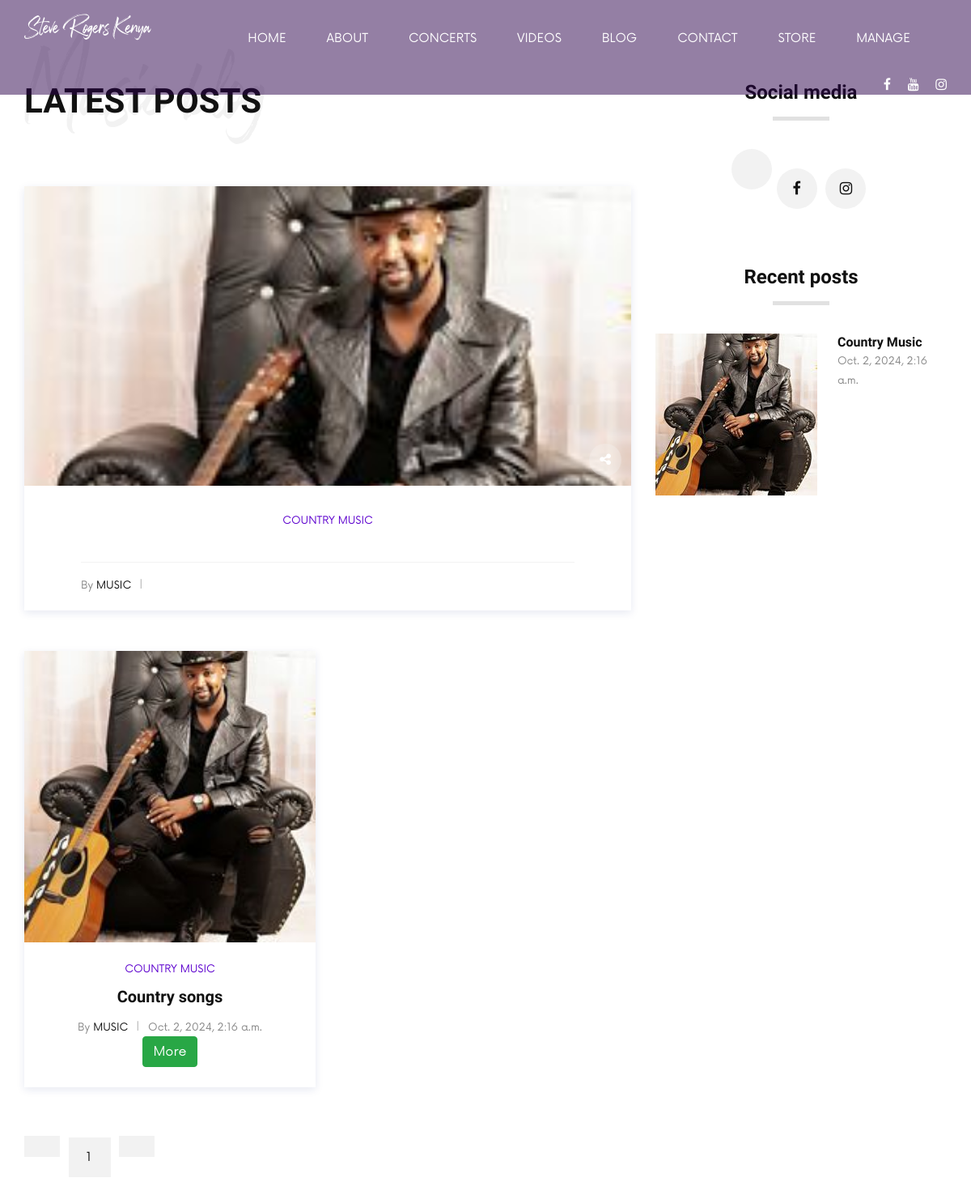
The page /blog_page on the database its author committed.
### music_site/models.py (models this page shows, shortened)
class Blog(models.Model):
    title = models.CharField(max_length=200)
    sub_title = models.CharField(max_length=200)
    author = models.ForeignKey(User,on_delete=models.CASCADE)
    content = models.TextField()
    updated_on = models.DateTimeField(auto_now_add=True)
    created_on = models.DateTimeField(auto_now=True)
    blog_image = models.ImageField(default="default.jpg",upload_to="blog_images")
    class Meta:
        verbose_name_plural = "Blog Content"

### music_site/views.py (the view)
# urls.py: path('blog_page',views.blog_page,name="site-blog-page"),
def blog_page(request):
    if len(Blog.objects.all())>0:
        latest = Blog.objects.latest('pk')
    else:
        latest = Blog.objects.all()
    blog_list = Blog.objects.all().order_by('-pk')
    page = request.GET.get('page',1)
    paginator = Paginator(blog_list,6)
    try:
        blogs = paginator.get_page(page)
    except PageNotAnInteger:
        blogs = paginator.page(1)
    except EmptyPage:
        blogs = paginator.page(paginator.num_pages)
    contact = Contacts.objects.all()[0]
    contxt = {"blogs":blogs,"latest":latest,"contact":contact}
    return render(request,'music_site/blog.html',contxt)

### music_site/templates/music_site/blog.html (shortened to what this page needs)
{% extends 'music_site/base.html' %}
{% block home %}
<section class="blog spad">
    <div class="container">
        <div class="row">
            <div class="col-lg-8">
                <div class="section-title">
                    <h2>Latest posts</h2>
                    <h1>Music blog</h1>
                </div>
                <div class="blog__large">
                    <div class="blog__large__pic set-bg" data-setbg="{{latest.blog_image.url}}">
                        <a href="#"><i class="fa fa-share-alt"></i></a>
                    </div>
                    <div class="blog__large__text">
                        <span>{{latest.title}}</span>
                        <div class="blog__large__widget">
                            <div class="row">
                                <div class="col-lg-6 col-md-6">
                                    <ul>
                                        <li>By <span>{{latest.author.username}}</span></li>
                                    </ul>
                                </div>
                                <div class="col-lg-6 col-md-6">
                                </div>
                            </div>
                        </div>
                    </div>
                </div>
                <div class="row">
                    {% for blog in blogs %}
                    <div class="col-lg-6 col-md-6 col-sm-6">
                        <div class="blog__item">
                            <div class="blog__item__pic">
                                <img src="{{blog.blog_image.url}}" alt="">
                            </div>
                            <div class="blog__item__text">
                                <span>{{blog.title}}</span>
                                <h5>{{blog.sub_title}}</h5>
                                <ul>
                                    <li>By <span>{{blog.author.username}}</span></li>
                                    <li>{{blog.updated_on}}</li>
                                </ul>
                                <a class="btn btn-success" href="{% url 'site-blog-details' blog.pk %}">More</a>
                            </div>
                        </div>
                    </div>
                    {% endfor %}
                    <div class="col-lg-12">
                        <div class="pagination__links blog__pagination">
                            {% if blogs.has_other_pages %}
                            <a href="?page={{blogs.previous_page_number}}">&laquo;</a>
                            {% else %}
                            <a></a>
                            {% endif %}
                            {% for i in blogs.paginator.page_range %}
                               {% if blogs.number == i %}
                                <a class="active" href="?page={{ i }}">{{ i }}</a>
                               {% else %}
                                <a href="?page={{ i }}">{{ i }}</a>
                               {% endif %}
                            {% endfor %}
                            {% if items.has_next %}
                            <a href="?page={{blogs.next_page_number}}">&raquo;</a>
                            {% else %}
                            <a></>
                            {% endif %}
                        </div>
                    </div>
                </div>
            </div>
            <div class="col-lg-4">
                <div class="blog__sidebar">
                    <div class="blog__sidebar__item">
                        <div class="blog__sidebar__title">
                            <h4>Social media</h4>
                        </div>
                        <div class="blog__sidebar__social">
                            <a href="{{contact.facebook_link}}"><i class="fa fa-facebook"></i></a>
                            <a href="{{contact.insta_link}}"><i class="fa fa-instagram"></i></a>
                        </div>
                    </div>
                    <div class="blog__sidebar__item">
                        <div class="blog__sidebar__title">
                            <h4>Recent posts</h4>
                        </div>
                        <a href="#" class="recent__item">
                            <div class="recent__item__pic">
                                <img src="{{latest.blog_image}}" alt="">
                            </div>
                            <div class="recent__item__text">
                                <h6>{{latest.title}}</h6>
                                <span>{{latest.updated_on}}</span>
                            </div>
                        </a>
                    </div>
                </div>
            </div>
        </div>
    </div>
</section>
{% endblock home %}

### rows shown on the page
Blog: title "COUNTRY MUSIC", author.username "MUSIC", blog_image (picture), sub_title "Country songs", updated_on "Oct. 2, 2024, 2:16 a.m.", title "Country Music"

### other values the page prints
{{ i }} "1"
